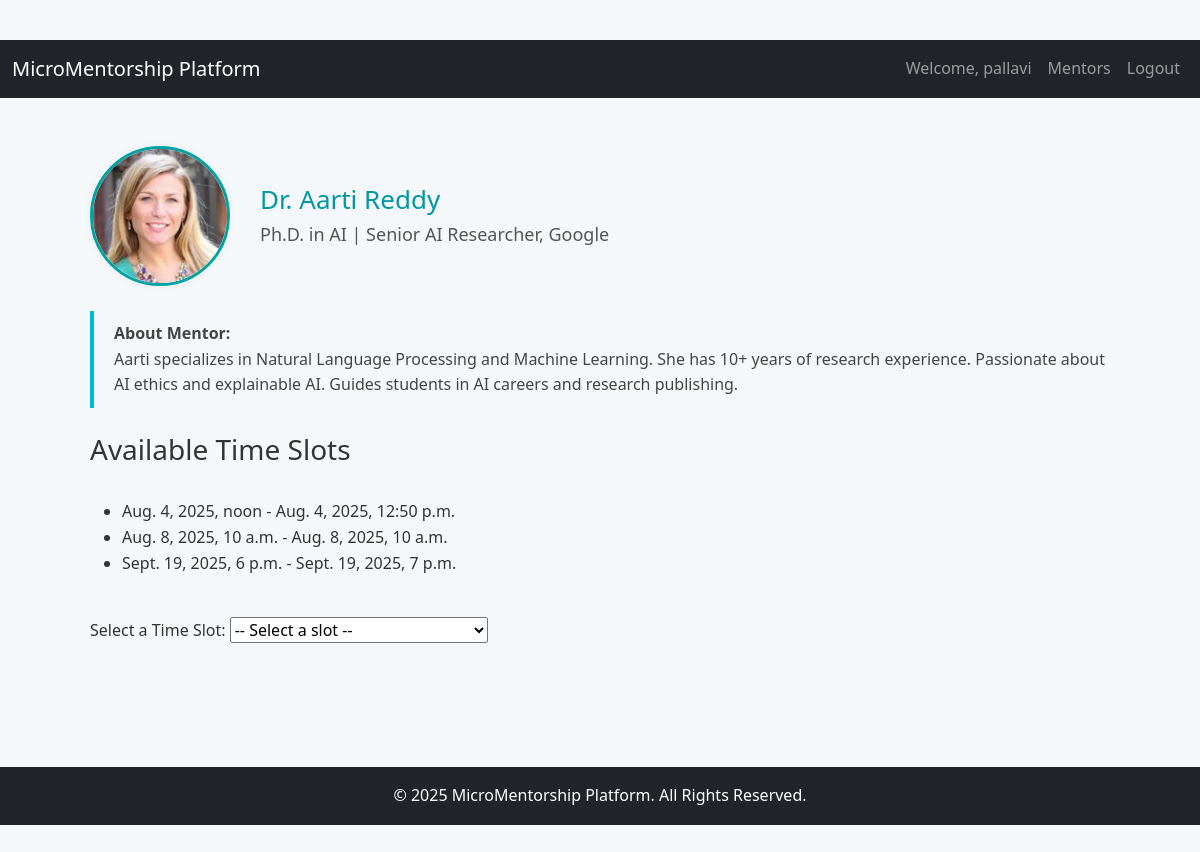
Screenshot of /mentors/1/ (signed in) with the database file from the repository.
### base/models.py (models this page shows, shortened)
class User(AbstractUser):
    is_mentor = models.BooleanField(default=False)
    is_student = models.BooleanField(default=False)
    class Meta:
        swappable = 'AUTH_USER_MODEL'  # Important to allow Django to swap default

class Mentor(models.Model):
    mentor_user = models.OneToOneField('MentorUser', on_delete=models.CASCADE, null=True, blank=True)
    name = models.CharField(max_length=200, default='Mentor Name')
    photo = models.ImageField(upload_to='mentor_photos/')
    qualification = models.CharField(max_length=255)
    job_role = models.CharField(max_length=255)
    about = models.TextField()
    is_paid = models.BooleanField(default=False)
    fee = models.DecimalField(max_digits=8, decimal_places=2, default=0)

class Availability(models.Model):
    mentor = models.ForeignKey(Mentor, on_delete=models.CASCADE, related_name='availabilities')
    start = models.DateTimeField()
    end = models.DateTimeField()

### base/views.py (the view)
# urls.py: path('mentors/<int:mentor_id>/', views.mentor_detail, name='mentor_detail'),
@login_required
def mentor_detail(request, mentor_id):
    mentor = get_object_or_404(Mentor, id=mentor_id)
    availabilities = Availability.objects.filter(mentor=mentor)
    if request.method == 'POST':
        form = BookingForm(request.POST)
        slot_value = request.POST.get('slot')  # e.g., "2025-08-06T10:00|2025-08-06T10:30"
        if slot_value:
            start_str, end_str = slot_value.split('|')
            start = parse_datetime(start_str)
            end = parse_datetime(end_str)
            booking = Booking.objects.create(
                mentor=mentor,
                student=request.user,
                start=start,
                end=end,
                paid=mentor.is_paid,
                meeting_link="https://your-meeting-link.com"
            )
            send_booking_emails(booking)  # Send email after booking
            if mentor.is_paid:
                return redirect('payment_page', booking_id=booking.id)
            else:
                return redirect('booking_success')
        else:
            messages.error(request, "Please select a valid time slot.")
    else:
        form = BookingForm()
    return render(request, 'mentorship/mentor_detail.html', {
        'mentor': mentor,
        'availabilities': availabilities,
        'form': form,
    })

### base/forms.py
class BookingForm(forms.ModelForm):
    class Meta:
        model = Booking
        fields = []  # or use exclude = [...] as above

### base/templates/mentorship/mentor_detail.html (shortened to what this page needs)
{% extends 'base.html' %}
{% load static %}
{% block content %}
<link href="https://cdnjs.cloudflare.com/ajax/libs/fullcalendar/5.11.3/main.min.css" rel="stylesheet">
<div class="container">
  <div class="mentor-detail">
    <div class="mentor-info">
      <img src="{{ mentor.photo.url }}" alt="Mentor Photo">
      <div class="mentor-text">
        <h2>{{ mentor.name }}</h2>
        <div class="role">{{ mentor.qualification }} | {{ mentor.job_role }}</div>
      </div>
    </div>
    <div class="about-section">
      <strong>About Mentor:</strong><br>
      {{ mentor.about }}
    </div>
    <h3>Available Time Slots</h3>
    <ul>
      {% for av in availabilities %}
        <li>{{ av.start }} - {{ av.end }}</li>
      {% empty %}
        <li>No available slots</li>
      {% endfor %}
    </ul>
    <form method="post" action="{% url 'mentor_detail' mentor.id %}" id="booking-form">
  <label for="slot">Select a Time Slot:</label>
  <select name="slot" id="slot" required>
    <option value="">-- Select a slot --</option>
  </select>
  <br><br>
</form>
  </div>
</div>
{% endblock %}

### base/templates/base.html (shortened to what this page needs)
{% load static %}
<!DOCTYPE html>
<html lang="en">
<head>
    <link rel="stylesheet" href="{% static 'css/styles.css' %}">
    <link href="https://cdn.jsdelivr.net/npm/bootstrap@5.3.0/dist/css/bootstrap.min.css" rel="stylesheet">
</head>
<body>
<nav class="navbar navbar-expand-lg navbar-dark bg-dark">
    <div class="container-fluid">
        <a class="navbar-brand" href="{% url 'home' %}">MicroMentorship Platform</a>
        <div class="collapse navbar-collapse justify-content-end" id="navbarNav">
            <ul class="navbar-nav">
                {% if user.is_authenticated %}
                    <li class="nav-item">
                        <span class="nav-link">Welcome, {{ user.username }}</span>
                    </li>
                    <li class="nav-item">
                        <a class="nav-link" href="{% url 'mentor_list' %}">Mentors</a>
                    </li>
                    <li class="nav-item">
                        <a class="nav-link" href="{% url 'logout' %}">Logout</a>
                    </li>
                {% endif %}
            </ul>
        </div>
    </div>
</nav>
<div class="container my-5">
    {% block content %}{% endblock %}
</div>
<footer class="bg-dark text-white text-center py-3">
    <div class="container">
        &copy; 2025 MicroMentorship Platform. All Rights Reserved.
    </div>
</footer>
</body>
</html>

### base/static/css/styles.css (style rules this page uses)
body { font-family: Arial, sans-serif; margin:0; padding:20px; background:#f9f9f9; }
body { font-family: 'Segoe UI', sans-serif; background: linear-gradient(135deg, #ece9e6, #ffffff); margin: 0; padding: 0; color: #333; }

### base/templates/base.html (style rules this page uses)
footer { background: #003b4f; color: white; text-align: center; padding: 15px; }

### base/templates/mentorship/mentor_detail.html (style rules this page uses)
body { font-family: 'Segoe UI', sans-serif; background: #f5f8fa; color: #333; line-height: 1.6; padding: 40px 0; }
.container { max-width: 1100px; margin: auto; padding: 0 20px; }
.mentor-detail { display: flex; flex-direction: column; gap: 25px; padding-bottom: 50px; }
.mentor-info { display: flex; align-items: center; gap: 30px; }
.mentor-info img { width: 140px; height: 140px; object-fit: cover; border-radius: 50%; border: 3px solid #00a3a3; box-shadow: 0 0 10px rgba(0,0,0,0.05); }
.mentor-text { display: flex; flex-direction: column; }
.mentor-text h2 { font-size: 26px; color: #0097a7; margin-bottom: 5px; }
.mentor-text .role { font-size: 18px; font-weight: 500; color: #555; }
.about-section { padding: 10px 0; font-size: 16px; color: #444; border-left: 4px solid #00bcd4; padding-left: 20px; background: transparent; }

### rows the page displays
User: username "pallavi"
Mentor: photo (picture), name "Dr. Aarti Reddy", qualification "Ph.D. in AI", job_role "Senior AI Researcher, Google", about "Aarti specializes in Natural Language Processing and Machine Learning. She has 10+ years of research experience. Passionate about AI ethics and explainable AI. Guides students in AI careers and research publishing."
Availability: start "Aug. 4, 2025, noon", end "Aug. 4, 2025, 12:50 p.m."
Availability: start "Aug. 8, 2025, 10 a.m.", end "Aug. 8, 2025, 10 a.m."
Availability: start "Sept. 19, 2025, 6 p.m.", end "Sept. 19, 2025, 7 p.m."
